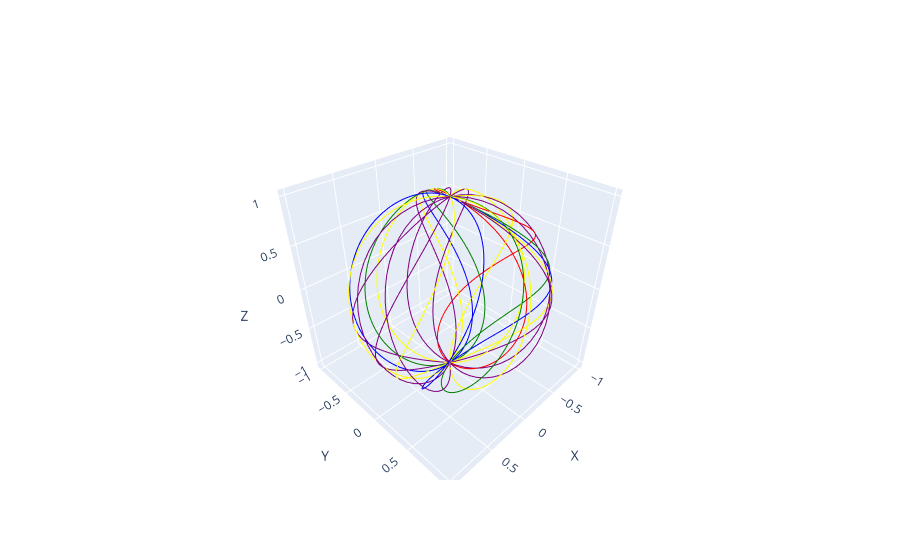

Notebook source saved alongside this figure:
### Code cell
import numpy as np
import plotly.graph_objs as go
from plotly.subplots import make_subplots
from math import pi

def lissajous_curves_on_sphere(tuning, delta, n_points=300):
    num = tuning
    denom = np.arange(1, len(tuning) + 1)
    t = np.linspace(-pi, pi, n_points)

    theta = num * t[:, np.newaxis] + delta
    phi = denom * t[:, np.newaxis]

    R = 1
    X = R * np.sin(phi) * np.cos(theta)
    Y = R * np.sin(phi) * np.sin(theta)
    Z = R * np.cos(phi)

    return X, Y, Z

tuning = np.array([1, 1.2, 1.5, 1.66, 1.78])
delta = pi / 2
X, Y, Z = lissajous_curves_on_sphere(tuning, delta)

fig = make_subplots(rows=1, cols=1, specs=[[{'type': 'scatter3d'}]])

colors = ['red', 'green', 'blue', 'yellow', 'purple']

for i in range(X.shape[1]):
    fig.add_trace(
        go.Scatter3d(
            x=X[:, i], y=Y[:, i], z=Z[:, i],
            mode='lines',
            line=dict(color=colors[i], width=2),
            showlegend=False
        )
    )

fig.update_layout(scene=dict(
    xaxis_title='X',
    yaxis_title='Y',
    zaxis_title='Z'
))

fig.show()

### Figure 1 — Plotly figure (JSON) as saved in the notebook; plotly's stock layout.template omitted (floating-point values rounded to 4 significant figures; data arrays with more than 128 entries replaced by an {"elided": "..."} marker saying what was removed)
{"data": [{"line": {"color": "red", "width": 2}, "mode": "lines", "showlegend": false, "type": "scatter3d", "x": {"elided": "300 float values"}, "y": {"elided": "300 float values"}, "z": {"elided": "300 float values"}}, {"line": {"color": "green", "width": 2}, "mode": "lines", "showlegend": false, "type": "scatter3d", "x": {"elided": "300 float values"}, "y": {"elided": "300 float values"}, "z": {"elided": "300 float values"}}, {"line": {"color": "blue", "width": 2}, "mode": "lines", "showlegend": false, "type": "scatter3d", "x": {"elided": "300 float values"}, "y": {"elided": "300 float values"}, "z": {"elided": "300 float values"}}, {"line": {"color": "yellow", "width": 2}, "mode": "lines", "showlegend": false, "type": "scatter3d", "x": {"elided": "300 float values"}, "y": {"elided": "300 float values"}, "z": {"elided": "300 float values"}}, {"line": {"color": "purple", "width": 2}, "mode": "lines", "showlegend": false, "type": "scatter3d", "x": {"elided": "300 float values"}, "y": {"elided": "300 float values"}, "z": {"elided": "300 float values"}}], "layout": {"scene": {"domain": {"x": [0, 1], "y": [0, 1]}, "xaxis": {"title": {"text": "X"}}, "yaxis": {"title": {"text": "Y"}}, "zaxis": {"title": {"text": "Z"}}}}}
